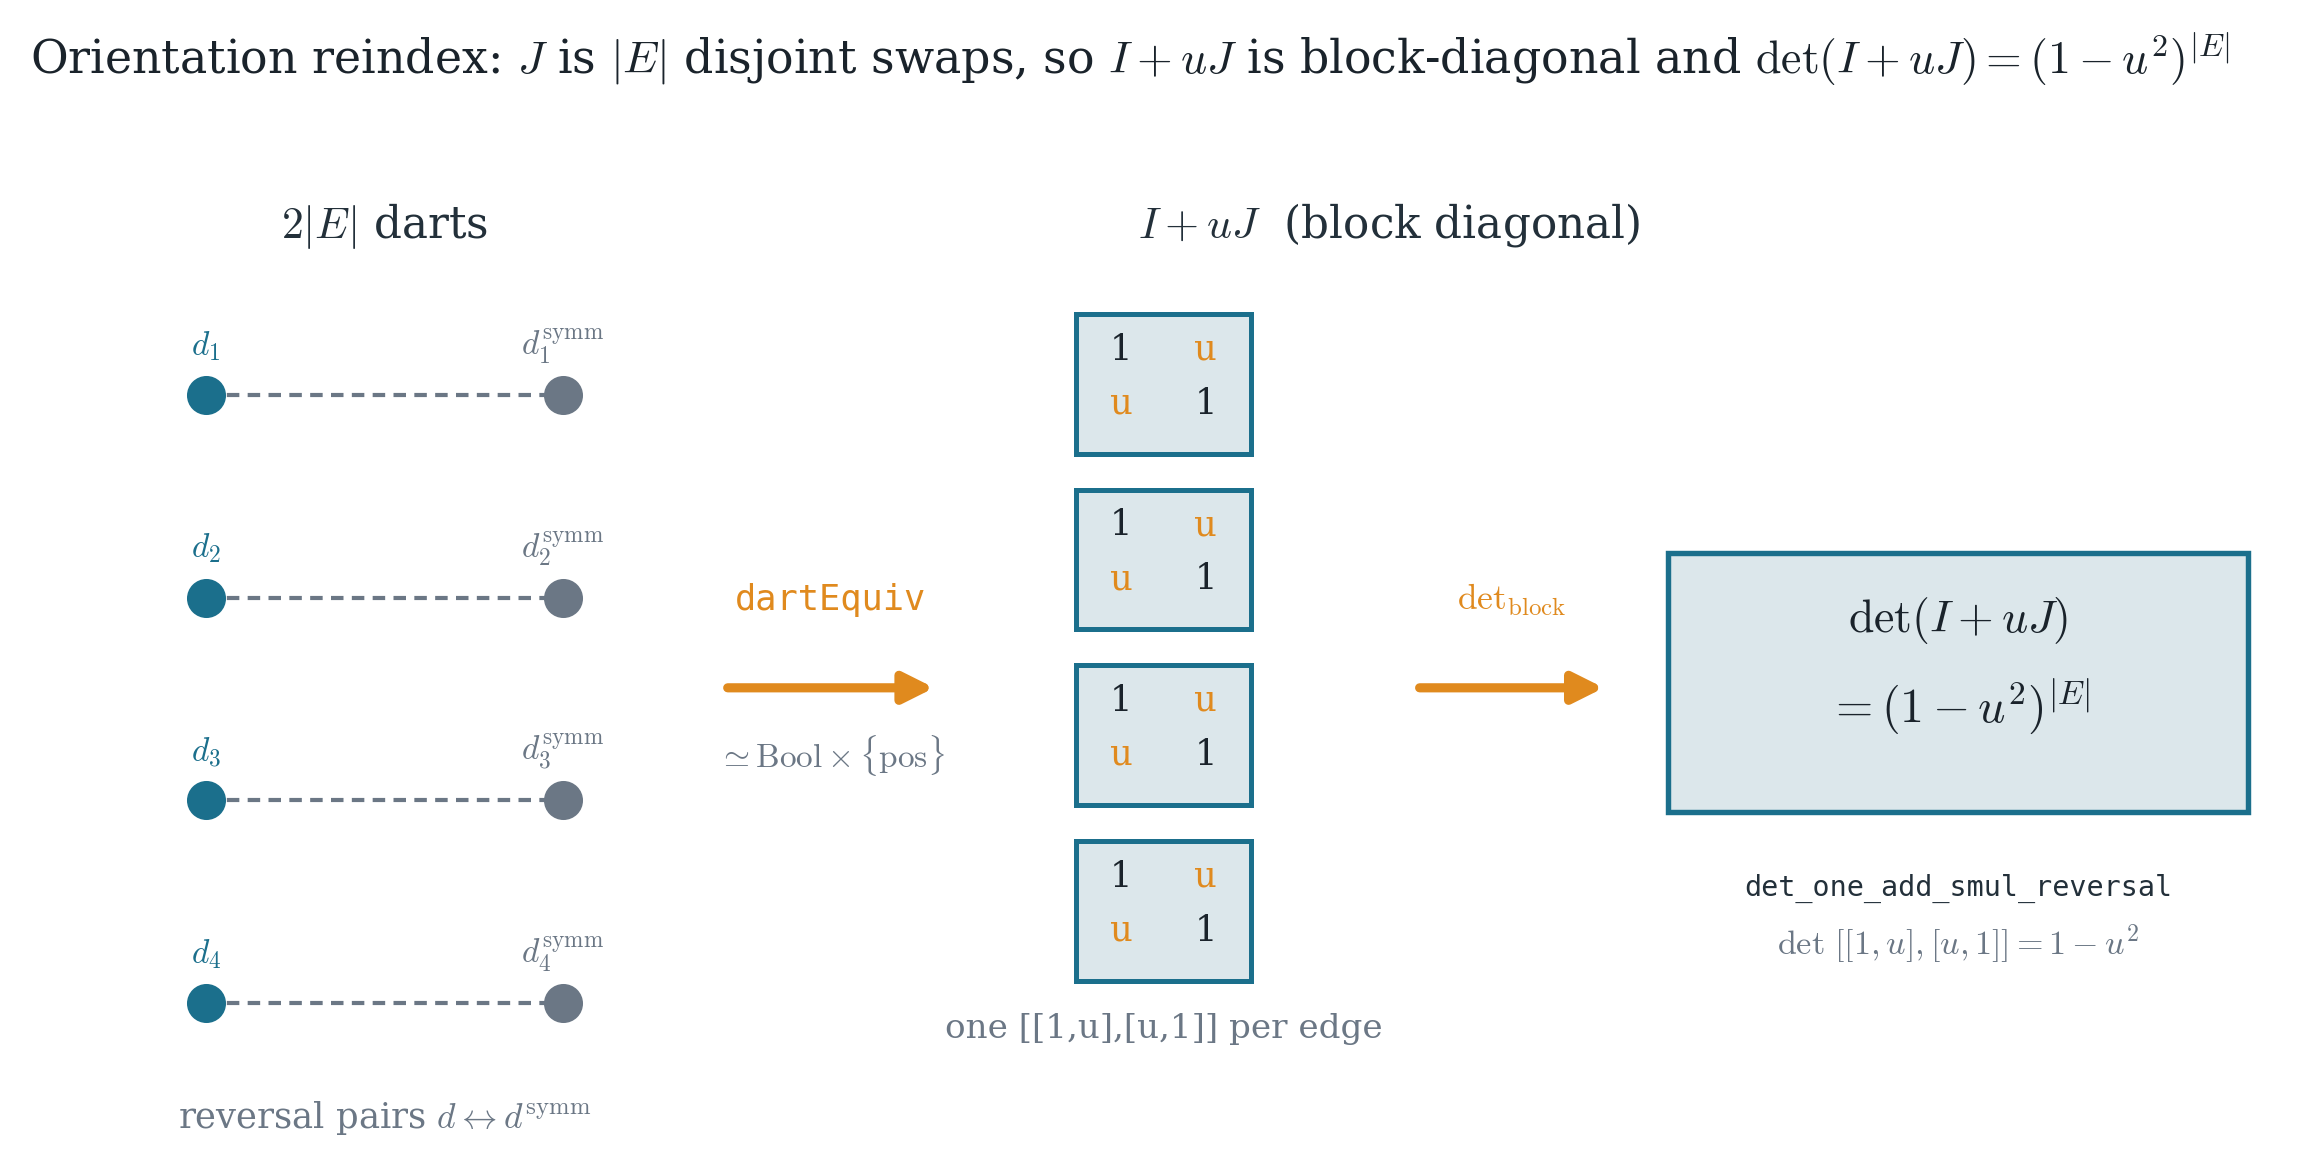

Write the Python code that produced this figure.
"""Figure 2 — the orientation reindex: 2|E| darts sorted into |E| reversal pairs
block-diagonalize J, so det(I + uJ) = (1 - u^2)^|E|."""
import numpy as np
import matplotlib.pyplot as plt
from matplotlib.patches import FancyArrowPatch, Rectangle
from fig_style import setup, save, COL
setup()

fig, ax = plt.subplots(figsize=(9.6, 3.9))
ax.axis('off'); ax.set_xlim(0, 10); ax.set_ylim(0, 4)

# --- left: 2|E| darts, paired by reversal ---
ax.text(1.5, 3.7, r"$2|E|$ darts", ha='center', fontsize=10.5, color=COL['node'])
pairs_y = [3.0, 2.1, 1.2, 0.3]
for k, y in enumerate(pairs_y):
    # positive dart (teal) and its reversal (grey), joined
    ax.scatter([0.7], [y], s=70, color=COL['pos'], zorder=3)
    ax.scatter([2.3], [y], s=70, color=COL['grey'], zorder=3)
    ax.plot([0.7, 2.3], [y, y], color=COL['grey'], lw=1.0, ls=(0, (3, 2)), zorder=1)
    ax.text(0.7, y + 0.18, r"$d_%d$" % (k + 1), ha='center', fontsize=8, color=COL['pos'])
    ax.text(2.3, y + 0.18, r"$d_%d^{\mathrm{symm}}$" % (k + 1), ha='center', fontsize=8, color=COL['grey'])
ax.text(1.5, -0.25, r"reversal pairs $d\leftrightarrow d^{\mathrm{symm}}$", ha='center',
        fontsize=8.5, color=COL['grey'])

# arrow
a = FancyArrowPatch((3.0, 1.7), (4.0, 1.7), arrowstyle='-|>', mutation_scale=15,
                    lw=2.2, color=COL['accent'])
ax.add_patch(a)
ax.text(3.5, 2.05, "dartEquiv", ha='center', fontsize=8.5, color=COL['accent'], family='monospace')
ax.text(3.5, 1.35, r"$\simeq\mathrm{Bool}\times\{\mathrm{pos}\}$", ha='center', fontsize=8, color=COL['grey'])

# --- middle: block-diagonal I + uJ ---
ax.text(6.0, 3.7, r"$I+uJ$  (block diagonal)", ha='center', fontsize=10.5, color=COL['node'])
bx, by = 4.6, 0.4
for k in range(4):
    yy = by + (3 - k) * 0.78
    ax.add_patch(Rectangle((bx, yy), 0.78, 0.62, facecolor=COL['band'],
                 edgecolor=COL['pos'], lw=1.2, zorder=1))
    ax.text(bx + 0.2, yy + 0.42, "1", ha='center', fontsize=8.5)
    ax.text(bx + 0.58, yy + 0.42, "u", ha='center', fontsize=8.5, color=COL['accent'])
    ax.text(bx + 0.2, yy + 0.18, "u", ha='center', fontsize=8.5, color=COL['accent'])
    ax.text(bx + 0.58, yy + 0.18, "1", ha='center', fontsize=8.5)
ax.text(bx + 0.39, by - 0.25, "one [[1,u],[u,1]] per edge",
        ha='center', fontsize=8.2, color=COL['grey'])

# arrow
a2 = FancyArrowPatch((6.1, 1.7), (7.0, 1.7), arrowstyle='-|>', mutation_scale=15,
                     lw=2.2, color=COL['accent'])
ax.add_patch(a2)
ax.text(6.55, 2.05, r"$\det_{\mathrm{block}}$", ha='center', fontsize=8.5, color=COL['accent'])

# --- right: result box ---
ax.add_patch(Rectangle((7.25, 1.15), 2.6, 1.15, facecolor=COL['band'],
             edgecolor=COL['pos'], lw=1.3, zorder=1))
ax.text(8.55, 1.95, r"$\det(I+uJ)$", ha='center', fontsize=11)
ax.text(8.55, 1.55, r"$=(1-u^2)^{|E|}$", ha='center', fontsize=11.5)
ax.text(8.55, 0.78, "det_one_add_smul_reversal", ha='center', fontsize=6.8,
        color=COL['node'], family='monospace')
ax.text(8.55, 0.52, r"$\det\,[[1,u],[u,1]]=1-u^2$",
        ha='center', fontsize=8.2, color=COL['grey'])

fig.suptitle(r"Orientation reindex: $J$ is $|E|$ disjoint swaps, so $I+uJ$ is block-diagonal and $\det(I+uJ)=(1-u^2)^{|E|}$",
             fontsize=11, y=1.0)
save(fig, "bass_fig2_reindex")
